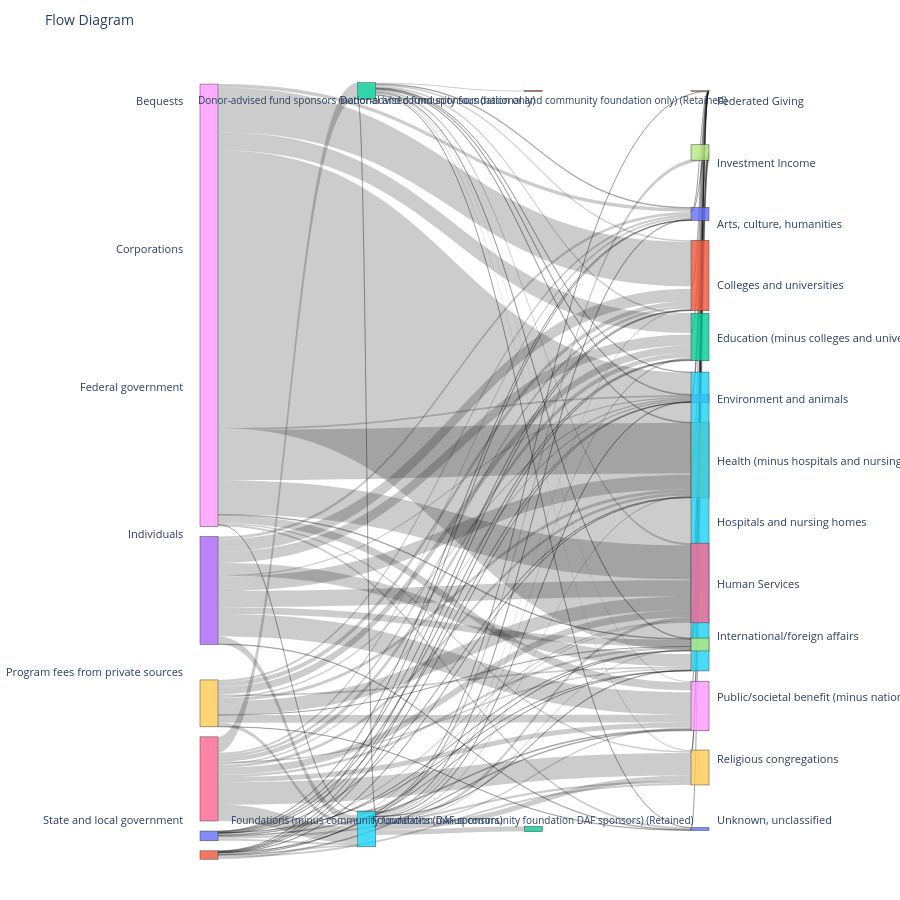

This figure's notebook cell:
### Markdown cell above
### Sankey with cosmetic fixes

### Code cell
# Safety copy of dataframe
poster_df = flow_df.copy()

# Ensure amounts are numbers
poster_df["Amount"] = pd.to_numeric(poster_df["Amount"], errors="coerce")
poster_df = poster_df.dropna(subset=["Amount"])

# Convert self-loops into retained nodes
loop_mask = poster_df["Source"] == poster_df["Recipient"]

poster_df.loc[loop_mask, "Recipient"] = (
    poster_df.loc[loop_mask, "Recipient"] + " (Retained)"
)

# Merge duplicates
poster_df = poster_df.groupby(["Source", "Recipient"], as_index=False)["Amount"].sum()

# Map the levels
level_map = (
    pd.concat([
        flow_df[["Source", "Source Level"]].rename(columns={"Source": "node", "Source Level": "level"}),
        flow_df[["Recipient", "Recipient Level"]].rename(columns={"Recipient": "node", "Recipient Level": "level"})
    ])
    .drop_duplicates()
    .groupby("node")["level"]
    .min()
)

# Add retained nodes
retained_nodes = [n for n in poster_df["Recipient"].unique() if "(Retained)" in n]

for node in retained_nodes:
    original = node.replace(" (Retained)", "")
    level_map[node] = level_map[original] + 0.3

# Build nodes and mappings
nodes = pd.Index(
    poster_df["Source"].tolist() +
    poster_df["Recipient"].tolist()
).unique()

node_map = {n: i for i, n in enumerate(nodes)}

source_idx = poster_df["Source"].map(node_map)
target_idx = poster_df["Recipient"].map(node_map)
values = poster_df["Amount"]

# Explicitly position the nodes
unique_levels = sorted(level_map.unique())
level_to_x = {
    lvl: i / (len(unique_levels)-1)
    for i, lvl in enumerate(unique_levels)
}

x_positions = [level_to_x[level_map[node]] for node in nodes]
y_positions = np.zeros(len(nodes))

# Spread vertically within each level
for lvl in unique_levels:
    level_nodes = [n for n in nodes if level_map[n] == lvl]
    ys = np.linspace(0.05, 0.95, len(level_nodes))

    for node, y in zip(level_nodes, ys):
        idx = node_map[node]
        y_positions[idx] = y

# Build Sankey plot with hidden labels
fig = go.Figure(data=[go.Sankey(
    arrangement="fixed",
    node=dict(
        label=[""] * len(nodes),   # hide labels
        x=x_positions,
        y=y_positions,
        pad=10,
        thickness=18
    ),
    link=dict(
        source=source_idx,
        target=target_idx,
        value=values
    )
)])

# Add labels as manual annotations
# Left side = right aligned
# Right side = left aligned
# Middle = centered
for node in nodes:
    idx = node_map[node]
    x = x_positions[idx]
    y = y_positions[idx]

    if x < 0.2:
        fig.add_annotation(
            x=x - 0.03,
            y=1-y,
            text=node,
            showarrow=False,
            xanchor="right",
            font=dict(size=11)
        )

    elif x > 0.8:
        fig.add_annotation(
            x=x + 0.03,
            y=1-y,
            text=node,
            showarrow=False,
            xanchor="left",
            font=dict(size=11)
        )

    else:
        fig.add_annotation(
            x=x,
            y=1-y,
            text=node,
            showarrow=False,
            xanchor="center",
            font=dict(size=10)
        )

# Style the layout
fig.update_layout(
    title_text="Flow Diagram",
    font_size=10,
    width=900,
    height=900,
    margin=dict(l=200, r=200, t=50, b=30)
)

# Show the plot
fig.show()

### Figure 1 — Plotly figure (JSON) as saved in the notebook; plotly's stock layout.template omitted (floating-point values rounded to 4 significant figures)
{"data": [{"arrangement": "fixed", "link": {"source": [0, 0, 0, 0, 0, 0, 0, 0, 0, 0, 0, 0, 1, 1, 1, 1, 1, 1, 1, 1, 1, 1, 1, 1, 2, 2, 2, 2, 2, 2, 2, 2, 2, 2, 2, 2, 2, 3, 3, 3, 3, 3, 3, 3, 3, 3, 3, 3, 3, 3, 4, 4, 4, 4, 4, 4, 4, 4, 4, 4, 4, 4, 5, 5, 5, 5, 5, 5, 5, 5, 5, 5, 5, 5, 5, 6, 6, 6, 6, 6, 6, 6, 6, 6, 6, 6, 6, 6, 7, 7, 7, 7, 7, 7, 7, 7, 7, 7, 7, 7, 8, 8, 8, 8, 8, 8, 8, 8, 8, 8, 8, 8, 8, 9, 9, 9, 9, 9, 9, 9, 9, 9, 9, 9, 9, 9], "target": [10, 11, 12, 13, 5, 14, 15, 16, 17, 18, 19, 20, 10, 11, 12, 13, 5, 14, 15, 16, 17, 18, 19, 20, 10, 11, 21, 12, 13, 5, 14, 15, 16, 17, 18, 19, 20, 10, 11, 2, 12, 13, 5, 14, 15, 16, 17, 18, 19, 20, 10, 11, 12, 13, 5, 14, 15, 16, 17, 18, 19, 20, 10, 11, 2, 12, 13, 22, 14, 15, 16, 17, 18, 19, 20, 10, 11, 2, 12, 13, 5, 14, 15, 16, 17, 18, 19, 20, 10, 11, 12, 13, 5, 14, 15, 16, 17, 18, 19, 20, 10, 11, 2, 12, 13, 5, 14, 15, 16, 17, 18, 19, 20, 10, 11, 2, 12, 13, 5, 14, 15, 16, 17, 18, 19, 20], "value": [1.6, 2.2, 3.43, 1.2, 9.27, 2.42, 1.2, 5.63, 2.02, 4.03, 9.66, 0.0, 1.37, 1.88, 2.94, 1.03, 7.94, 2.07, 1.03, 4.82, 1.73, 3.45, 8.27, 0.0, 3.42, 6.82, 4.4, 6.99, 3.41, 0.0, 3.49, 2.15, 9.38, 3.14, 4.98, 5.48, 0.4, 12.1, 54.37, 0.0, 48.07, 4.59, 32.49, 62.82, 54.21, 70.81, 29.35, 97.64, 0.0, 2.55, 0.13, 0.17, 0.27, 0.1, 0.73, 0.19, 0.1, 0.45, 0.16, 0.32, 0.76, 0.0, 3.89, 5.33, 3.2, 8.33, 2.92, 22.5, 5.88, 2.92, 13.66, 4.9, 6.57, 23.43, 0.0, 8.72, 11.9, 68.67, 18.62, 6.54, 70.8, 13.14, 6.48, 30.51, 10.9, 21.79, 97.72, 0.0, 1.38, 9.71, 6.07, 0.5, 16.5, 4.95, 15.43, 3.38, 0.62, 7.94, 0.63, 0.09, 14.7, 194.1, 0.0, 78.61, 7.3, 1.03, 219.7, 1207.0, 148.4, 3.26, 34.56, 5.86, 8.52, 9.56, 20.11, 0.0, 33.34, 7.45, 16.25, 14.17, 8.1, 59.4, 0.05, 34.21, 0.0, 1.27]}, "node": {"label": ["", "", "", "", "", "", "", "", "", "", "", "", "", "", "", "", "", "", "", "", "", "", ""], "pad": 10, "thickness": 18, "x": [0, 0, 0.3333, 0, 1, 0.3333, 0, 1, 0, 0, 1, 1, 1, 1, 1, 1, 1, 1, 1, 1, 1, 0.6667, 0.6667], "y": [0.05, 0.23, 0.05, 0.41, 0.05, 0.95, 0.59, 0.125, 0.77, 0.95, 0.2, 0.275, 0.35, 0.425, 0.5, 0.575, 0.65, 0.725, 0.8, 0.875, 0.95, 0.05, 0.95]}, "type": "sankey"}], "layout": {"annotations": [{"font": {"size": 11}, "showarrow": false, "text": "Bequests", "x": -0.03, "xanchor": "right", "y": 0.95}, {"font": {"size": 11}, "showarrow": false, "text": "Corporations", "x": -0.03, "xanchor": "right", "y": 0.77}, {"font": {"size": 10}, "showarrow": false, "text": "Donor-advised fund sponsors (national and community foundation only)", "x": 0.3333, "xanchor": "center", "y": 0.95}, {"font": {"size": 11}, "showarrow": false, "text": "Federal government", "x": -0.03, "xanchor": "right", "y": 0.59}, {"font": {"size": 11}, "showarrow": false, "text": "Federated Giving", "x": 1.03, "xanchor": "left", "y": 0.95}, {"font": {"size": 10}, "showarrow": false, "text": "Foundations (minus community foundation DAF sponsors)", "x": 0.3333, "xanchor": "center", "y": 0.05}, {"font": {"size": 11}, "showarrow": false, "text": "Individuals", "x": -0.03, "xanchor": "right", "y": 0.41}, {"font": {"size": 11}, "showarrow": false, "text": "Investment Income", "x": 1.03, "xanchor": "left", "y": 0.875}, {"font": {"size": 11}, "showarrow": false, "text": "Program fees from private sources", "x": -0.03, "xanchor": "right", "y": 0.23}, {"font": {"size": 11}, "showarrow": false, "text": "State and local government", "x": -0.03, "xanchor": "right", "y": 0.05}, {"font": {"size": 11}, "showarrow": false, "text": "Arts, culture, humanities", "x": 1.03, "xanchor": "left", "y": 0.8}, {"font": {"size": 11}, "showarrow": false, "text": "Colleges and universities", "x": 1.03, "xanchor": "left", "y": 0.725}, {"font": {"size": 11}, "showarrow": false, "text": "Education (minus colleges and universities)", "x": 1.03, "xanchor": "left", "y": 0.65}, {"font": {"size": 11}, "showarrow": false, "text": "Environment and animals", "x": 1.03, "xanchor": "left", "y": 0.575}, {"font": {"size": 11}, "showarrow": false, "text": "Health (minus hospitals and nursing homes)", "x": 1.03, "xanchor": "left", "y": 0.5}, {"font": {"size": 11}, "showarrow": false, "text": "Hospitals and nursing homes", "x": 1.03, "xanchor": "left", "y": 0.425}, {"font": {"size": 11}, "showarrow": false, "text": "Human Services", "x": 1.03, "xanchor": "left", "y": 0.35}, {"font": {"size": 11}, "showarrow": false, "text": "International/foreign affairs", "x": 1.03, "xanchor": "left", "y": 0.275}, {"font": {"size": 11}, "showarrow": false, "text": "Public/societal benefit (minus national DAF sponsors)", "x": 1.03, "xanchor": "left", "y": 0.2}, {"font": {"size": 11}, "showarrow": false, "text": "Religious congregations", "x": 1.03, "xanchor": "left", "y": 0.125}, {"font": {"size": 11}, "showarrow": false, "text": "Unknown, unclassified", "x": 1.03, "xanchor": "left", "y": 0.05}, {"font": {"size": 10}, "showarrow": false, "text": "Donor-advised fund sponsors (national and community foundation only) (Retained)", "x": 0.6667, "xanchor": "center", "y": 0.95}, {"font": {"size": 10}, "showarrow": false, "text": "Foundations (minus community foundation DAF sponsors) (Retained)", "x": 0.6667, "xanchor": "center", "y": 0.05}], "font": {"size": 10}, "height": 900, "margin": {"b": 30, "l": 200, "r": 200, "t": 50}, "title": {"text": "Flow Diagram"}, "width": 900}}
